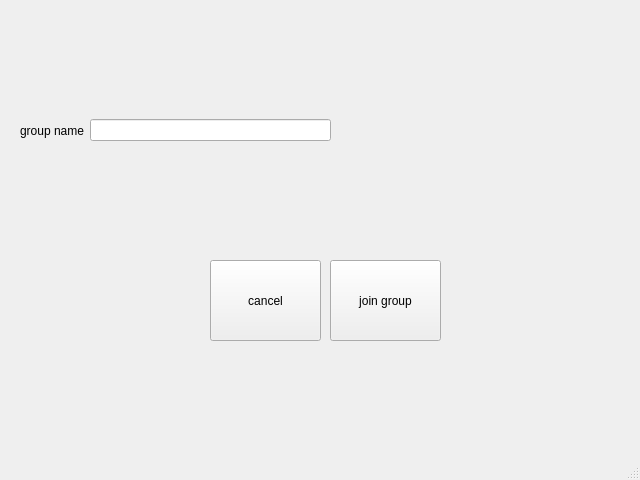
<?xml version="1.0" encoding="UTF-8"?>
<ui version="4.0">
 <class>joingroup</class>
 <widget class="QMainWindow" name="joingroup">
  <property name="geometry">
   <rect>
    <x>0</x>
    <y>0</y>
    <width>640</width>
    <height>480</height>
   </rect>
  </property>
  <property name="windowTitle">
   <string>MainWindow</string>
  </property>
  <widget class="QWidget" name="centralwidget">
   <widget class="QPushButton" name="join_group">
    <property name="geometry">
     <rect>
      <x>330</x>
      <y>260</y>
      <width>111</width>
      <height>81</height>
     </rect>
    </property>
    <property name="text">
     <string>join group</string>
    </property>
   </widget>
   <widget class="QPushButton" name="cancel">
    <property name="geometry">
     <rect>
      <x>210</x>
      <y>260</y>
      <width>111</width>
      <height>81</height>
     </rect>
    </property>
    <property name="text">
     <string>cancel</string>
    </property>
   </widget>
   <widget class="QWidget" name="">
    <property name="geometry">
     <rect>
      <x>20</x>
      <y>100</y>
      <width>311</width>
      <height>61</height>
     </rect>
    </property>
    <layout class="QHBoxLayout" name="horizontalLayout">
     <item>
      <widget class="QLabel" name="label">
       <property name="text">
        <string>group name</string>
       </property>
      </widget>
     </item>
     <item>
      <widget class="QLineEdit" name="lineEdit"/>
     </item>
    </layout>
   </widget>
  </widget>
  <widget class="QMenuBar" name="menubar">
   <property name="geometry">
    <rect>
     <x>0</x>
     <y>0</y>
     <width>640</width>
     <height>25</height>
    </rect>
   </property>
  </widget>
  <widget class="QStatusBar" name="statusbar"/>
 </widget>
 <resources/>
 <connections/>
</ui>
